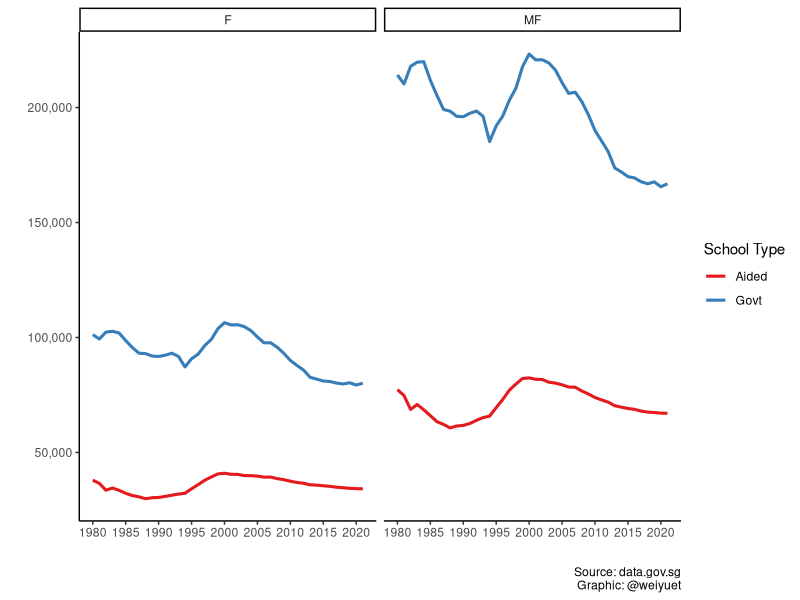
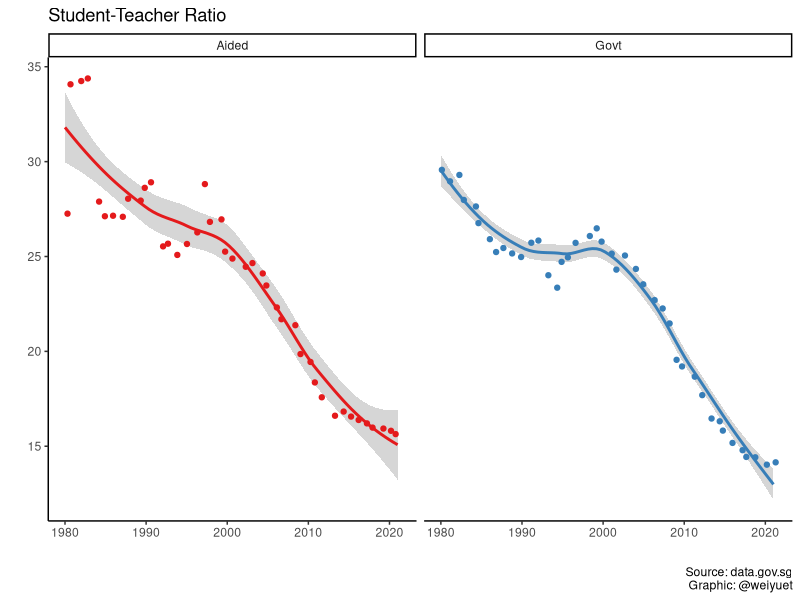
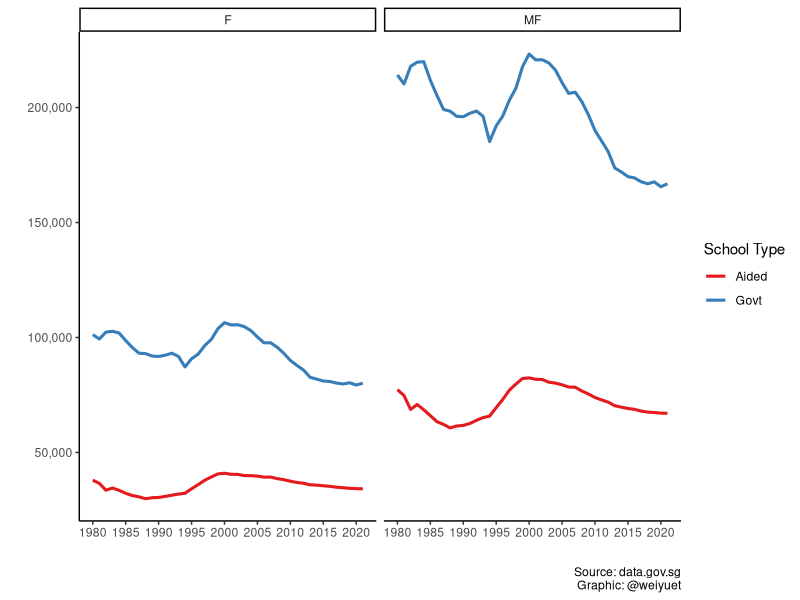
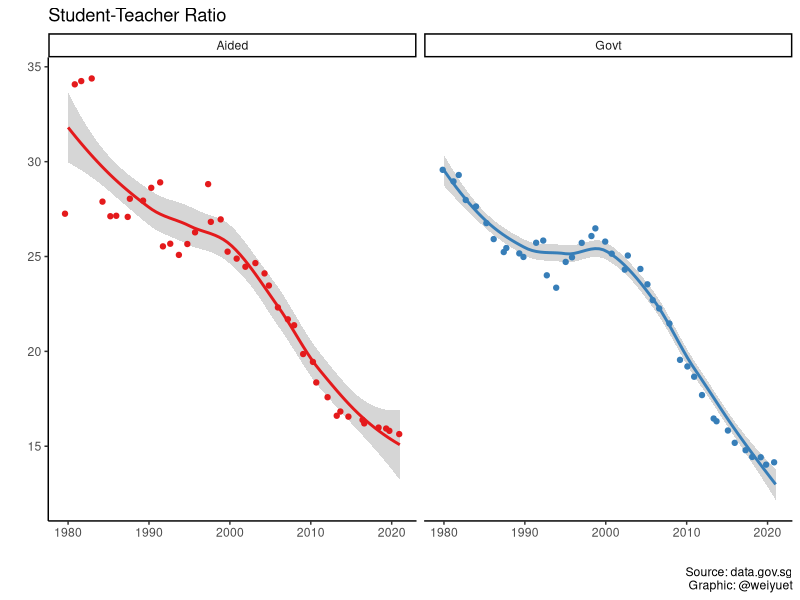

Source code (R) for these figures, in order:
# Load libraries
library(tidyverse)
library(scales)

# Load data
students_and_teachers_primary_schools <- read_csv("data/students-and-teachers-in-schools/students-and-teachers-primary-schools.csv")

# Wrangle data

# Plot number of primary school students in governmentt and aided schools
students_and_teachers_primary_schools %>% 
  ggplot(aes(x = year, y = students_pri,
             colour = school_type)) +
  geom_line(size = 1.05) +
  facet_wrap(~sex) +
  theme_classic() +
  theme(legend.position = "right") +
  scale_color_brewer(type = "qual", palette = 6) +
  scale_x_continuous(breaks = seq(1980, 2020, 5)) +
  scale_y_continuous(labels = label_number(big.mark = ",")) +
  labs(x = "", y = "",
       colour = "School Type",
       caption = "Source: data.gov.sg\nGraphic: @weiyuet")

# Save png
ggsave("figures/primary-school-students-in-govt-and-aided-schools.png", width = 8, height = 6)

# Wrangle data
# Calculate student-teacher ratio
students_and_teachers_primary_schools %>% 
  select(year, sex, school_type, students_pri, teachers_pri) %>% 
  filter(sex == "MF") %>% 
  mutate(student_teacher_ratio = students_pri/teachers_pri) %>% 
  ggplot(aes( x = year, y = student_teacher_ratio, colour = school_type)) +
  geom_smooth() +
  geom_jitter() +
  facet_wrap(~school_type) +
  theme_classic() +
  theme(legend.position = "none") +
  scale_colour_brewer(type = "qual", palette = 6) +
  labs(x = "", y = "",
       title = "Student-Teacher Ratio",
       caption = "Source: data.gov.sg\nGraphic: @weiyuet")

# Save png
ggsave("figures/student-teacher-ratio-primary-schools.png", width = 8, height = 6)
